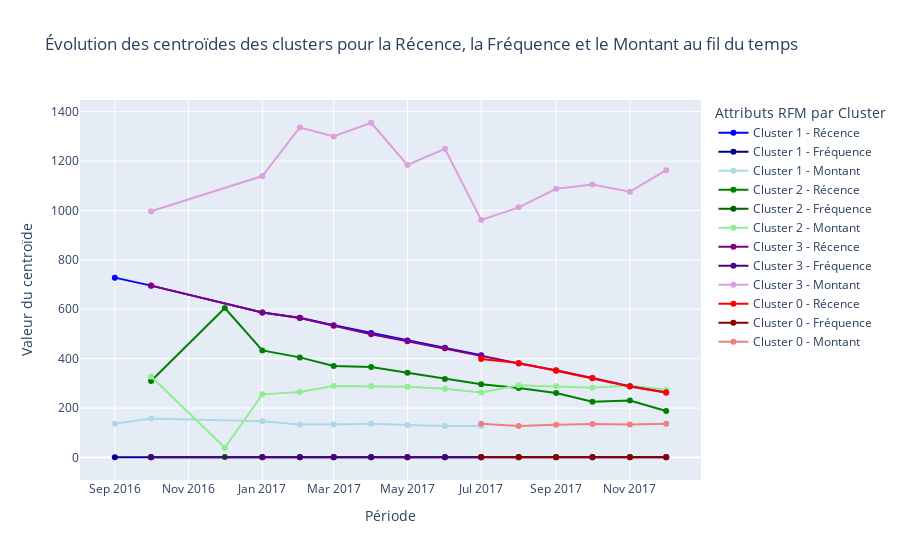

Notebook cell for this chart:
### Code cell
# Calcul des centroïdes pour chaque cluster et chaque période
centroids = data_T0_numeric_with_period.groupby(['periode', 'Cluster']).mean().reset_index()

# Conversion des périodes en chaînes pour la compatibilité avec Plotly
centroids['periode'] = centroids['periode'].astype(str)

# Créer une figure Plotly
fig = go.Figure()

# Palette de couleurs pour les clusters
colors = {
    0: ['red', 'darkred', 'lightcoral'],
    1: ['blue', 'darkblue', 'lightblue'],
    2: ['green', 'darkgreen', 'lightgreen'],
    3: ['purple', 'indigo', 'plum']
}

# Attributs RFM à tracer
rfm_attributes = ['Récence', 'Fréquence', 'Montant']

# Ajouter les traces pour chaque centroïde de chaque cluster
for cluster in centroids['Cluster'].unique():
    cluster_data = centroids[centroids['Cluster'] == cluster]
    for i, attr in enumerate(rfm_attributes):
        fig.add_trace(go.Scatter(
            x=cluster_data['periode'],
            y=cluster_data[attr],
            mode='lines+markers',
            name=f'Cluster {cluster} - {attr}',
            line=dict(color=colors[cluster][i]),
            showlegend=True
        ))

# Mise à jour du layout du graphique pour ajouter les titres et légendes
fig.update_layout(
    title='Évolution des centroïdes des clusters pour la Récence, la Fréquence et le Montant au fil du temps',
    xaxis_title='Période',
    yaxis_title='Valeur du centroïde',
    legend_title='Attributs RFM par Cluster'
)

# Afficher le graphique
fig.show()

### Figure 1 — Plotly figure (JSON) as saved in the notebook; plotly's stock layout.template omitted (floating-point values rounded to 4 significant figures)
{"data": [{"line": {"color": "blue"}, "mode": "lines+markers", "name": "Cluster 1 - Récence", "showlegend": true, "type": "scatter", "x": ["2016-09", "2016-10", "2017-01", "2017-02", "2017-03", "2017-04", "2017-05", "2017-06", "2017-07"], "y": [728, 695.6, 587.1, 565.9, 535.1, 503.9, 474.0, 444.2, 414.2]}, {"line": {"color": "darkblue"}, "mode": "lines+markers", "name": "Cluster 1 - Fréquence", "showlegend": true, "type": "scatter", "x": ["2016-09", "2016-10", "2017-01", "2017-02", "2017-03", "2017-04", "2017-05", "2017-06", "2017-07"], "y": [1, 1, 1, 1, 1, 1, 1, 1, 1]}, {"line": {"color": "lightblue"}, "mode": "lines+markers", "name": "Cluster 1 - Montant", "showlegend": true, "type": "scatter", "x": ["2016-09", "2016-10", "2017-01", "2017-02", "2017-03", "2017-04", "2017-05", "2017-06", "2017-07"], "y": [136.2, 158.0, 147.1, 133.2, 133.2, 136.2, 131.2, 127.9, 127.9]}, {"line": {"color": "green"}, "mode": "lines+markers", "name": "Cluster 2 - Récence", "showlegend": true, "type": "scatter", "x": ["2016-10", "2016-12", "2017-01", "2017-02", "2017-03", "2017-04", "2017-05", "2017-06", "2017-07", "2017-08", "2017-09", "2017-10", "2017-11", "2017-12"], "y": [309.9, 605, 433.3, 405.2, 370.4, 366.4, 342.7, 317.8, 296.7, 281.1, 261.0, 226.1, 230.5, 188.5]}, {"line": {"color": "darkgreen"}, "mode": "lines+markers", "name": "Cluster 2 - Fréquence", "showlegend": true, "type": "scatter", "x": ["2016-10", "2016-12", "2017-01", "2017-02", "2017-03", "2017-04", "2017-05", "2017-06", "2017-07", "2017-08", "2017-09", "2017-10", "2017-11", "2017-12"], "y": [2.1, 2, 2.264, 2.106, 2.149, 2.106, 2.282, 2.084, 2.14, 2.207, 2.153, 2.114, 2.094, 2.097]}, {"line": {"color": "lightgreen"}, "mode": "lines+markers", "name": "Cluster 2 - Montant", "showlegend": true, "type": "scatter", "x": ["2016-10", "2016-12", "2017-01", "2017-02", "2017-03", "2017-04", "2017-05", "2017-06", "2017-07", "2017-08", "2017-09", "2017-10", "2017-11", "2017-12"], "y": [327.9, 39.24, 255.5, 265.5, 289.5, 289.0, 286.6, 278.5, 263.1, 292.5, 288.3, 282.8, 291.2, 274.0]}, {"line": {"color": "purple"}, "mode": "lines+markers", "name": "Cluster 3 - Récence", "showlegend": true, "type": "scatter", "x": ["2016-10", "2017-01", "2017-02", "2017-03", "2017-04", "2017-05", "2017-06", "2017-07", "2017-08", "2017-09", "2017-10", "2017-11", "2017-12"], "y": [695.8, 586.7, 564.4, 532.9, 499.1, 470.8, 442.5, 412.2, 380.1, 353.2, 321.8, 288.8, 263.1]}, {"line": {"color": "indigo"}, "mode": "lines+markers", "name": "Cluster 3 - Fréquence", "showlegend": true, "type": "scatter", "x": ["2016-10", "2017-01", "2017-02", "2017-03", "2017-04", "2017-05", "2017-06", "2017-07", "2017-08", "2017-09", "2017-10", "2017-11", "2017-12"], "y": [1, 1, 1, 1.013, 1.068, 1.029, 1.023, 1.011, 1.008, 1.026, 1, 1.03, 1.03]}, {"line": {"color": "plum"}, "mode": "lines+markers", "name": "Cluster 3 - Montant", "showlegend": true, "type": "scatter", "x": ["2016-10", "2017-01", "2017-02", "2017-03", "2017-04", "2017-05", "2017-06", "2017-07", "2017-08", "2017-09", "2017-10", "2017-11", "2017-12"], "y": [996.5, 1139.0, 1336.0, 1299.0, 1355.0, 1184.0, 1250.0, 961.6, 1013.0, 1088.0, 1105.0, 1076.0, 1163.0]}, {"line": {"color": "red"}, "mode": "lines+markers", "name": "Cluster 0 - Récence", "showlegend": true, "type": "scatter", "x": ["2017-07", "2017-08", "2017-09", "2017-10", "2017-11", "2017-12"], "y": [399.0, 382.4, 351.5, 321.3, 286.9, 262.7]}, {"line": {"color": "darkred"}, "mode": "lines+markers", "name": "Cluster 0 - Fréquence", "showlegend": true, "type": "scatter", "x": ["2017-07", "2017-08", "2017-09", "2017-10", "2017-11", "2017-12"], "y": [1, 1, 1, 1, 1, 1]}, {"line": {"color": "lightcoral"}, "mode": "lines+markers", "name": "Cluster 0 - Montant", "showlegend": true, "type": "scatter", "x": ["2017-07", "2017-08", "2017-09", "2017-10", "2017-11", "2017-12"], "y": [137.0, 128.0, 132.2, 135.1, 133.7, 136.3]}], "layout": {"legend": {"title": {"text": "Attributs RFM par Cluster"}}, "title": {"text": "Évolution des centroïdes des clusters pour la Récence, la Fréquence et le Montant au fil du temps"}, "xaxis": {"title": {"text": "Période"}}, "yaxis": {"title": {"text": "Valeur du centroïde"}}}}
